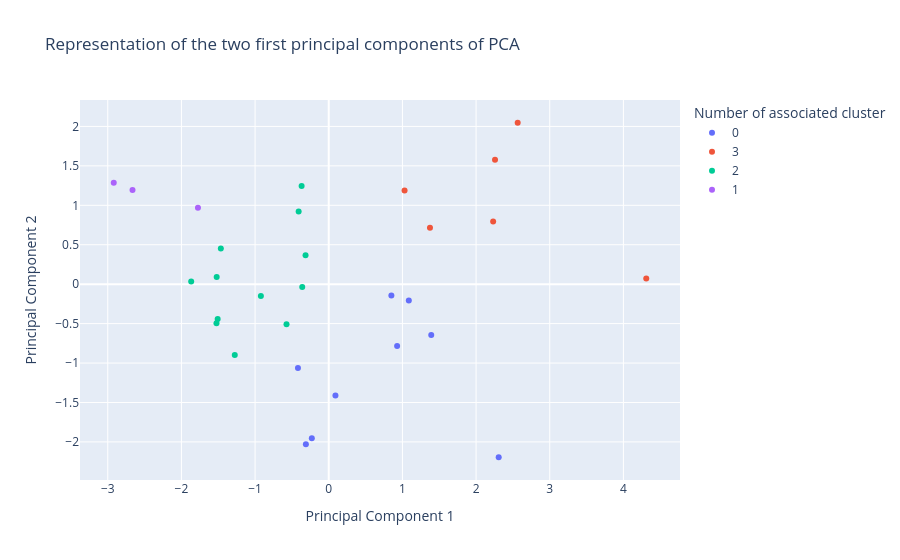

This figure's notebook cell:
### Code cell
CLUSTER_FEATURES = ['passengers_per_capita', 'rail_density', 'GDP_Capita', 'pop_density', 'cars_Capita']
X = profile[CLUSTER_FEATURES].copy()

# Standardizzazione: K-means e' sensibile alla scala (GDP in decine di migliaia
# vs rail_density in frazioni di unita')
scaler = StandardScaler()
X_scaled = scaler.fit_transform(X)

# --- Scelta di k: elbow + silhouette ---
print("\n=== SCELTA K ===")
results = []
for k in range(2, 9):
    km = KMeans(n_clusters=k, random_state=42, n_init=10)
    labels = km.fit_predict(X_scaled)
    sil = silhouette_score(X_scaled, labels)
    results.append((k, km.inertia_, sil))
    print(f"k={k}: inertia={km.inertia_:.1f}, silhouette={sil:.3f}")

km = KMeans(n_clusters=4, random_state=42, n_init=10)
labels = km.fit_predict(X_scaled)

pca = decomposition.PCA(n_components=2)
# fit pca model to the survey
survey_pca = pca.fit(X_scaled)

# projecting the values on the pca directions
df_pca = pca.transform(X_scaled)
# controling shape of the dataset
print("Orignial shape: {}". format(str(X_scaled.shape)))
print("Reduced shape: {}".format(str(df_pca.shape)))

# saving data as dataframe
df_pca = pd.DataFrame(df_pca, columns = ['Pc1', 'Pc2'])
df_pca.info()

df_pca['cluster'] = km.labels_
# Convert 'cluster' to a categorical variable with a specified order
order = [0, 1, 2, 3]
df_pca['cluster'] = pd.Categorical(df_pca['cluster'], categories=order, ordered=True)



fig = px.scatter(df_pca, x="Pc1", y="Pc2",color="cluster",
                 labels= {
                     "Pc1": "Principal Component 1",
                     "Pc2": "Principal Component 2",
                     "cluster": "Number of associated cluster"
                 },
                 title= "Representation of the two first principal components of PCA") 
fig.show()

### Figure 1 — Plotly figure (JSON) as saved in the notebook; plotly's stock layout.template omitted (floating-point values rounded to 4 significant figures)
{"data": [{"hovertemplate": "Number of associated cluster=0<br>Principal Component 1=%{x}<br>Principal Component 2=%{y}<extra></extra>", "legendgroup": "0", "marker": {"color": "#636efa", "symbol": "circle"}, "mode": "markers", "name": "0", "orientation": "v", "showlegend": true, "type": "scatter", "x": [1.391, 0.8503, -0.2298, 0.9282, -0.4178, 1.087, 2.307, -0.3103, 0.09099], "xaxis": "x", "y": [-0.6437, -0.142, -1.955, -0.7826, -1.064, -0.2065, -2.194, -2.028, -1.413], "yaxis": "y"}, {"hovertemplate": "Number of associated cluster=3<br>Principal Component 1=%{x}<br>Principal Component 2=%{y}<extra></extra>", "legendgroup": "3", "marker": {"color": "#EF553B", "symbol": "circle"}, "mode": "markers", "name": "3", "orientation": "v", "showlegend": true, "type": "scatter", "x": [2.565, 1.03, 2.232, 2.257, 4.31, 1.374], "xaxis": "x", "y": [2.047, 1.188, 0.7953, 1.577, 0.0728, 0.7147], "yaxis": "y"}, {"hovertemplate": "Number of associated cluster=2<br>Principal Component 1=%{x}<br>Principal Component 2=%{y}<extra></extra>", "legendgroup": "2", "marker": {"color": "#00cc96", "symbol": "circle"}, "mode": "markers", "name": "2", "orientation": "v", "showlegend": true, "type": "scatter", "x": [-1.521, -1.465, -1.276, -1.508, -0.3683, -1.867, -1.524, -0.315, -0.9213, -0.4086, -0.3598, -0.5734], "xaxis": "x", "y": [0.0924, 0.4537, -0.8987, -0.4416, 1.244, 0.03325, -0.494, 0.3667, -0.1491, 0.9209, -0.03726, -0.507], "yaxis": "y"}, {"hovertemplate": "Number of associated cluster=1<br>Principal Component 1=%{x}<br>Principal Component 2=%{y}<extra></extra>", "legendgroup": "1", "marker": {"color": "#ab63fa", "symbol": "circle"}, "mode": "markers", "name": "1", "orientation": "v", "showlegend": true, "type": "scatter", "x": [-2.664, -1.775, -2.919], "xaxis": "x", "y": [1.195, 0.9697, 1.286], "yaxis": "y"}], "layout": {"legend": {"title": {"text": "Number of associated cluster"}, "tracegroupgap": 0}, "title": {"text": "Representation of the two first principal components of PCA"}, "xaxis": {"anchor": "y", "domain": [0, 1], "title": {"text": "Principal Component 1"}}, "yaxis": {"anchor": "x", "domain": [0, 1], "title": {"text": "Principal Component 2"}}}}
